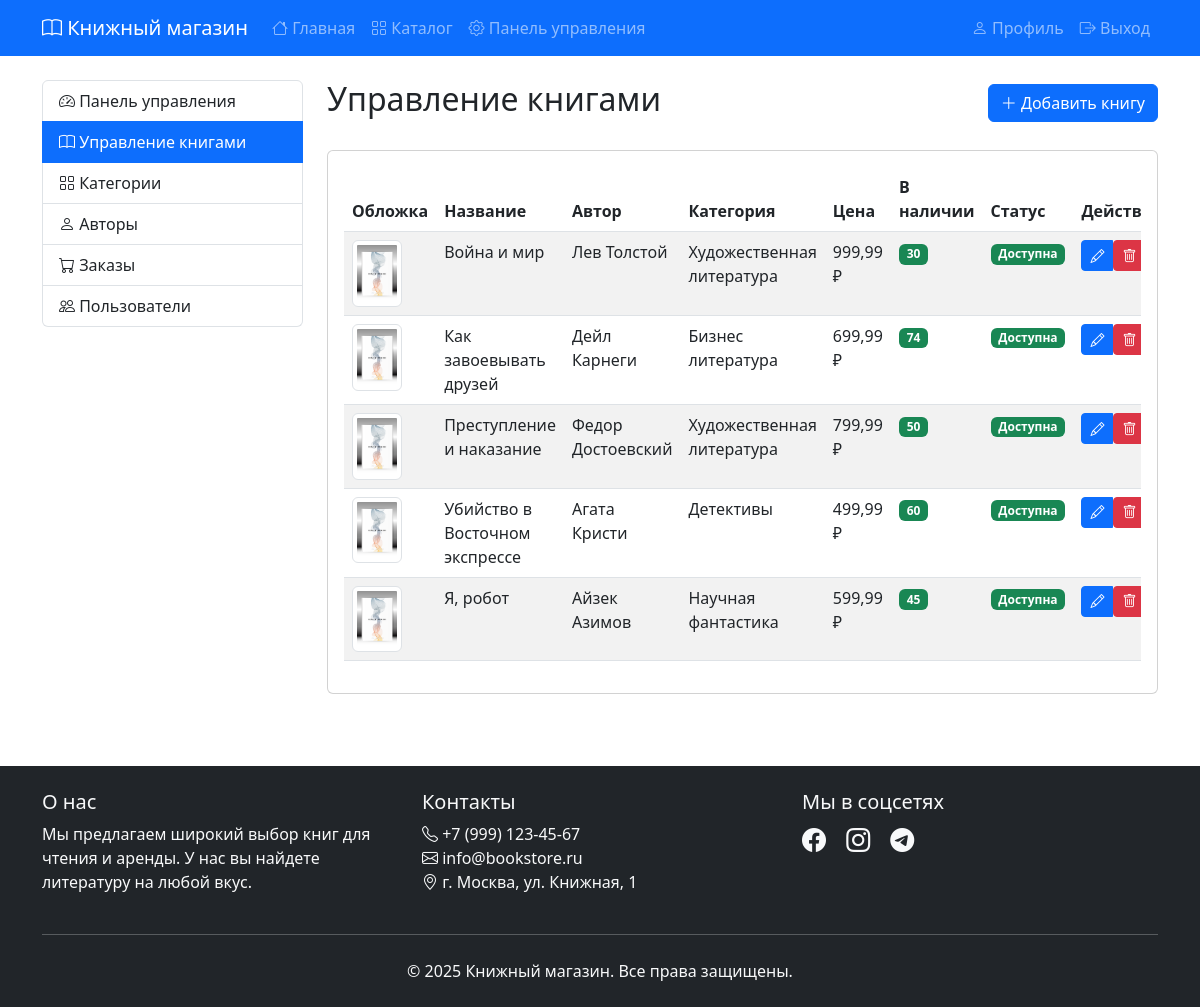
The app's page /admin/books.php (signed in) with its own data.
### tables this page shows
CREATE TABLE `books` (
  `id` int NOT NULL AUTO_INCREMENT,
  `title` varchar(255) NOT NULL,
  `author_id` int DEFAULT NULL,
  `category_id` int DEFAULT NULL,
  `description` text,
  `price` decimal(10,2) NOT NULL,
  `rental_price_2weeks` decimal(10,2) DEFAULT NULL,
  `rental_price_1month` decimal(10,2) DEFAULT NULL,
  `rental_price_3months` decimal(10,2) DEFAULT NULL,
  `publication_year` int DEFAULT NULL,
  `cover_image` varchar(255) DEFAULT '/assets/images/default-book.jpg',
  `stock_quantity` int DEFAULT '0',
  `is_available` tinyint(1) DEFAULT '1',
  `created_at` timestamp NULL DEFAULT CURRENT_TIMESTAMP,
  PRIMARY KEY (`id`),
  KEY `author_id` (`author_id`),
  KEY `category_id` (`category_id`),
  CONSTRAINT `books_ibfk_1` FOREIGN KEY (`author_id`) REFERENCES `authors` (`id`),
  CONSTRAINT `books_ibfk_2` FOREIGN KEY (`category_id`) REFERENCES `categories` (`id`)
);

CREATE TABLE `authors` (
  `id` int NOT NULL AUTO_INCREMENT,
  `name` varchar(150) NOT NULL,
  `bio` text,
  `photo_url` varchar(255) DEFAULT '/assets/images/default-author.jpg',
  `created_at` timestamp NULL DEFAULT CURRENT_TIMESTAMP,
  PRIMARY KEY (`id`)
);

CREATE TABLE `categories` (
  `id` int NOT NULL AUTO_INCREMENT,
  `name` varchar(100) NOT NULL,
  `description` text,
  `created_at` timestamp NULL DEFAULT CURRENT_TIMESTAMP,
  PRIMARY KEY (`id`)
);

### config.php (called while the page is built, shortened)
<?php
function formatPrice($price) {
    return number_format($price, 2, ',', ' ') . ' ₽';
}

### admin/books.php (the view, shortened to what this page needs)
<?php
require_once '../includes/header.php';
$stmt = $pdo->query("
    SELECT b.*, a.name as author_name, c.name as category_name
    FROM books b
    JOIN authors a ON b.author_id = a.id
    JOIN categories c ON b.category_id = c.id
    ORDER BY b.title
");
$books = $stmt->fetchAll();
?>
<div class="row">
    <div class="col-md-3 mb-4">
        <div class="list-group">
            <a href="/admin/" class="list-group-item list-group-item-action">
                <i class="bi bi-speedometer2"></i> Панель управления
            </a>
            <a href="/admin/books.php" class="list-group-item list-group-item-action active">
                <i class="bi bi-book"></i> Управление книгами
            </a>
            <a href="/admin/categories.php" class="list-group-item list-group-item-action">
                <i class="bi bi-grid"></i> Категории
            </a>
            <a href="/admin/authors.php" class="list-group-item list-group-item-action">
                <i class="bi bi-person"></i> Авторы
            </a>
            <a href="/admin/orders.php" class="list-group-item list-group-item-action">
                <i class="bi bi-cart"></i> Заказы
            </a>
            <a href="/admin/users.php" class="list-group-item list-group-item-action">
                <i class="bi bi-people"></i> Пользователи
            </a>
        </div>
    </div>
    <div class="col-md-9">
        <div class="d-flex justify-content-between align-items-center mb-4">
            <h2>Управление книгами</h2>
            <a href="/admin/edit_book.php" class="btn btn-primary">
                <i class="bi bi-plus-lg"></i> Добавить книгу
            </a>
        </div>
        <div class="card">
            <div class="card-body">
                <div class="table-responsive">
                    <table class="table table-striped">
                        <thead>
                            <tr>
                                <th>Обложка</th>
                                <th>Название</th>
                                <th>Автор</th>
                                <th>Категория</th>
                                <th>Цена</th>
                                <th>В наличии</th>
                                <th>Статус</th>
                                <th>Действия</th>
                            </tr>
                        </thead>
                        <tbody>
                            <?php foreach ($books as $book): ?>
                            <tr>
                                <td>
                                    <img src="<?php echo htmlspecialchars($book['cover_image']); ?>"
                                         alt="<?php echo htmlspecialchars($book['title']); ?>"
                                         class="img-thumbnail"
                                         style="width: 50px;">
                                </td>
                                <td><?php echo htmlspecialchars($book['title']); ?></td>
                                <td><?php echo htmlspecialchars($book['author_name']); ?></td>
                                <td><?php echo htmlspecialchars($book['category_name']); ?></td>
                                <td><?php echo formatPrice($book['price']); ?></td>
                                <td>
                                    <span class="badge bg-<?php echo $book['stock_quantity'] < 5 ? 'danger' : 'success'; ?>">
                                        <?php echo $book['stock_quantity']; ?>
                                    </span>
                                </td>
                                <td>
                                    <span class="badge bg-<?php echo $book['is_available'] ? 'success' : 'danger'; ?>">
                                        <?php echo $book['is_available'] ? 'Доступна' : 'Недоступна'; ?>
                                    </span>
                                </td>
                                <td>
                                    <div class="btn-group">
                                        <a href="/admin/edit_book.php?id=<?php echo $book['id']; ?>"
                                           class="btn btn-sm btn-primary"
                                           title="Редактировать">
                                            <i class="bi bi-pencil"></i>
                                        </a>
                                        <form method="POST" class="d-inline"
                                              onsubmit="return confirm('Вы уверены, что хотите удалить эту книгу?');">
                                            <button type="submit" name="delete_book"
                                                    class="btn btn-sm btn-danger"
                                                    title="Удалить">
                                                <i class="bi bi-trash"></i>
                                            </button>
                                        </form>
                                    </div>
                                </td>
                            </tr>
                            <?php endforeach; ?>
                        </tbody>
                    </table>
                </div>
            </div>
        </div>
    </div>
</div>
<?php require_once '../includes/footer.php'; ?>

### assets/css/style.css (style rules this page uses)
:root { --primary-color: #0d6efd; --secondary-color: #6c757d; }
body { min-height: 100vh; display: flex; flex-direction: column; }
.btn-primary { background-color: var(--primary-color); border-color: var(--primary-color); }

### records on screen
books: cover_image (placeholder picture), title "Война и мир", author.name "Лев Толстой", category.name "Художественная литература", price "999,99 ₽", stock_quantity "30", is_available "Доступна"
books: cover_image (placeholder picture), title "Как завоевывать друзей", author.name "Дейл Карнеги", category.name "Бизнес литература", price "699,99 ₽", stock_quantity "74", is_available "Доступна"
books: cover_image (placeholder picture), title "Преступление и наказание", author.name "Федор Достоевский", category.name "Художественная литература", price "799,99 ₽", stock_quantity "50", is_available "Доступна"
books: cover_image (placeholder picture), title "Убийство в Восточном экспрессе", author.name "Агата Кристи", category.name "Детективы", price "499,99 ₽", stock_quantity "60", is_available "Доступна"
books: cover_image (placeholder picture), title "Я, робот", author.name "Айзек Азимов", category.name "Научная фантастика", price "599,99 ₽", stock_quantity "45", is_available "Доступна"
